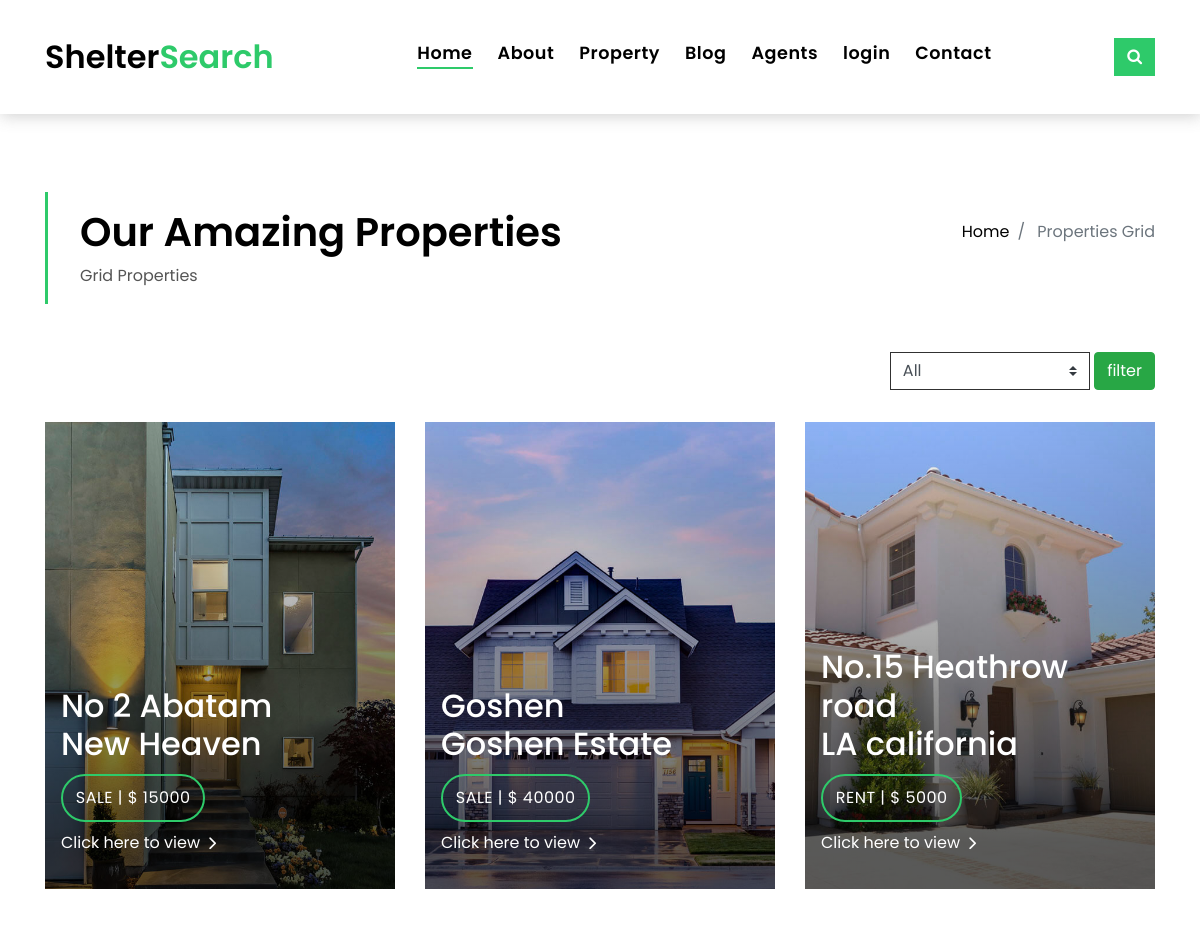
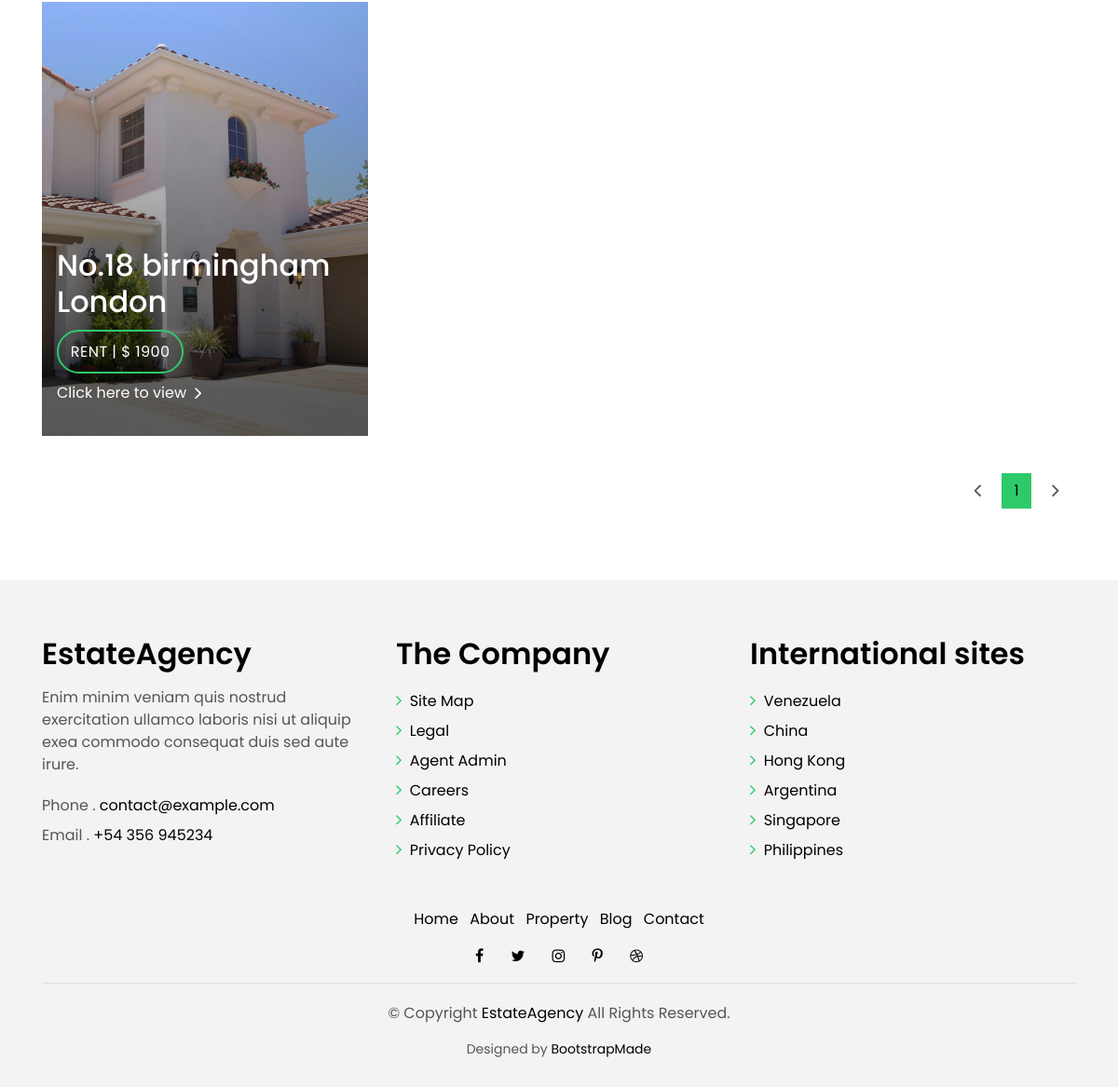
Page /properties/ on the committed database (2 pictures, top to bottom).
### properties/models.py (models this page shows, shortened)
class Property(models.Model):
    name = models.CharField(max_length=100)
    image = models.ImageField(blank=True, upload_to='property_images/')
    house_address = models.CharField(max_length=100)
    street = models.CharField(max_length=100)
    amount = models.IntegerField(blank=True)
    status = models.TextField(blank=True, null=True)
    beds = models.IntegerField(blank=True)
    baths = models.IntegerField(blank=True)
    garages = models.IntegerField(blank=True)
    area = models.CharField(blank=True, max_length=100)
    description = models.TextField(max_length=1000)
    agent = models.ForeignKey(Agents, on_delete=models.CASCADE)
    class Meta:
        ordering = ('name',)
        verbose_name_plural = 'properties'

### properties/views.py (the view)
# urls.py: path('', PropertyListView.as_view(), name='properties'),
class PropertyListView(ListView):
    model = Property
    template_name = 'properties/property-grid.html'
    paginate_by = 6
    def get_queryset(self):
        return super().get_queryset().all()

### properties/templates/properties/property-grid.html (shortened to what this page needs)
{% extends 'core/base.html' %}
{% block content %}
<section class="intro-single">
    <div class="container">
        <div class="row">
            <div class="col-md-12 col-lg-8">
                <div class="title-single-box">
                    <h1 class="title-single">Our Amazing Properties</h1>
                    <span class="color-text-a">Grid Properties</span>
                </div>
            </div>
            <div class="col-md-12 col-lg-4">
                <nav aria-label="breadcrumb" class="breadcrumb-box d-flex justify-content-lg-end">
                    <ol class="breadcrumb">
                        <li class="breadcrumb-item">
                            <a href="{% url 'home' %}">Home</a>
                        </li>
                        <li class="breadcrumb-item active" aria-current="page">
                            Properties Grid
                        </li>
                    </ol>
                </nav>
            </div>
        </div>
    </div>
</section>
<section class="property-grid grid">
    <div class="container">
        <div class="row">
            <div class="col-sm-12">
                <div class="grid-option">
                    <form method="get" id="property-filter-form" action="{% url 'search' %}?query={{ query }}">
                        <select class="custom-select" name="status">
                            <option name="query" value="">All</option>
                        </select>
                        <button class="btn btn-success" type="submit">filter</button>
                    </form>
                </div>
            </div>
            {% for property in object_list %}
            <div class="col-md-4">
                <div class="card-box-a card-shadow">
                    <div class="img-box-a">
                        <img src="{{ property.image.url }}" alt="" class="img-a img-fluid">
                    </div>
                    <div class="card-overlay">
                        <div class="card-overlay-a-content">
                            <div class="card-header-a">
                                <h2 class="card-title-a">
                                    <a href="#">{{ property.house_address }}
                                        <br/> {{ property.street }}</a>
                                </h2>
                            </div>
                            <div class="card-body-a">
                                <div class="price-box d-flex">
                                    <span class="price-a">{{ property.status }} | $ {{ property.amount }}</span>
                                </div>
                                <a href="{% url 'property-detail' property.id %}" class="link-a">Click here to view
                                    <span class="ion-ios-arrow-forward"></span>
                                </a>
                            </div>
                        </div>
                    </div>
                </div>
            </div>
            {% endfor %}
        </div>
        <div class="row">
            <div class="col-sm-12">
                <nav class="pagination-a">
                    <ul class="pagination justify-content-end">
                        <li class="page-item {% if not page_obj.has_previous %}disabled{% endif %}">
                            <a class="page-link"
                               href="{% if page_obj.has_previous %}?page={{ page_obj.previous_page_number }}{% endif %}"
                               tabindex="-1">
                                <span class="ion-ios-arrow-back"></span>
                            </a>
                        </li>
                        {% for page in page_obj.paginator.page_range %}
                        <li class="page-item {% if page_obj.number == page %}active{% endif %}">
                            <a class="page-link" href="?page={{ page }}">{{ page }}</a>
                        </li>
                        {% endfor %}
                        <li class="page-item {% if not page_obj.has_next %}disabled{% endif %} next">
                            <a class="page-link"
                               href="{% if page_obj.has_next %}?page={{ page_obj.next_page_number }}{% endif %}">
                                <span class="ion-ios-arrow-forward"></span>
                            </a>
                        </li>
                    </ul>
                </nav>
            </div>
        </div>
    </div>
</section>
{% endblock content %}

### core/static/css/style.css (style rules this page uses)
body { font-family: 'Poppins', sans-serif; color: #555555; }
h1, h2, h3, h4, h5, h6 { color: #000000; }
a { color: #000000; transition: all .5s ease; }
.link-a { color: #ffffff; text-decoration: none; }
.link-a span { font-size: 18px; vertical-align: middle; margin-left: 5px; }
.color-text-a { color: #555555; }
.pagination-a .pagination .page-link { margin: 0 .2rem; border-color: transparent; padding: .5rem .8rem; color: #000000; }
.pagination-a .pagination .page-link span { font-size: 1.2rem; }
.pagination-a .pagination .next .page-link { padding: .4rem .9rem; }
.pagination-a .pagination .page-item:last-child .page-link { border-top-right-radius: 0; border-bottom-right-radius: 0; }
.pagination-a .pagination .page-item:first-child .page-link { border-top-left-radius: 0; border-bottom-left-radius: 0; }
.pagination-a .pagination .page-item.disabled .page-link { padding: .4rem .9rem; color: #555555; }
.pagination-a .pagination .page-item.active .page-link { background-color: #2eca6a; }
.intro-single { padding: 12rem 0 3rem; }
.intro-single .title-single-box { padding: 1rem 0 1rem 2rem; }
.intro-single .title-single-box { border-left: 3px solid #2eca6a; }
.intro-single .title-single-box .title-single { font-weight: 600; font-size: 2.2rem; }
.intro-single .breadcrumb-box { padding: 1rem 0 0 .5rem; }
.intro-single .breadcrumb { background-color: transparent; padding-right: 0; padding-left: 0; }
.card-box-a, .card-box-b, .card-box-d { position: relative; overflow: hidden; -webkit-backface-visibility: hidden; backface-visibility: hidden; }
.card-box-a .img-a, .card-box-a .img-b, .card-box-b .img-a, .card-box-b .img-b { transition: .8s all ease-in-out; }
.card-overlay { position: absolute; width: 100%; height: 100%; top: 0; left: 0; }
.card-shadow { -webkit-backface-visibility: hidden; backface-visibility: hidden; }
.card-shadow:before { content: ' '; position: absolute; top: 0; left: 0; width: 100%; height: 100%; z-index: 1; background: linear-gradient(to bottom, rgba(0, 0, 0, 0) 0%, rgba(0, 0, 0, 0.2) 27%, rgba(0, 0, 0, 0.65) 90%); }
.card-overlay-a-content { transition: all .5s ease-in; position: absolute; width: 100%; bottom: 0px; z-index: 2; }
.card-header-a { padding: 0 1rem; }
.card-header-a .card-title-a { color: #ffffff; margin-bottom: 0; padding-bottom: .7rem; }
.card-header-a .card-title-a a { color: #ffffff; text-decoration: none; }
.card-body-a { z-index: 2; transition: all .5s ease-in; padding: 0rem 1rem 2rem 1rem; }
.card-body-a .price-box { padding-bottom: .5rem; }
.price-a { color: #ffffff; padding: .6rem .8rem; border: 2px solid #2eca6a; border-radius: 50px; text-transform: uppercase; letter-spacing: 0.030em; }
.property-grid .grid-option { text-align: right; margin-bottom: 2rem; }
.property-grid .grid-option .custom-select { border-radius: 0; width: 200px; border-color: #313131; }
.property-grid .grid-option .custom-select option { border-color: #313131; }
.btn { transition: .5s ease; }
@media (min-width: 768px) { .link-a { font-size: .9rem; } }
@media (min-width: 768px) { .link-a span { font-size: 1.5rem; } }
@media (min-width: 768px) { .intro-single .title-single-box .title-single { font-size: 2.1rem; } }
@media (min-width: 768px) { .grid .card-box-a, .grid .card-box-b, .grid .card-box-c, .grid .card-box-d { margin-bottom: 2.5rem; } }
@media (min-width: 768px) { .card-box-a .price-a, .card-box-b .price-a { font-size: .9rem; } }
@media (min-width: 768px) { .card-overlay-a-content { bottom: -20px; } }
@media (min-width: 768px) { .card-header-a .card-title-a { font-size: 1.3rem; } }
@media (min-width: 992px) { .link-a { font-size: 1rem; } }
@media (min-width: 992px) { .link-a span { font-size: 18px; } }
@media (min-width: 992px) { .intro-single .title-single-box .title-single { font-size: 2.5rem; } }
@media (min-width: 992px) { .card-box-a .price-a, .card-box-b .price-a { font-size: 1rem; } }
@media (min-width: 992px) { .card-overlay-a-content { bottom: 0px; } }
@media (min-width: 992px) { .card-header-a .card-title-a { font-size: 2rem; } }

### rows in the picture
Property: image (picture), house_address "No 2 Abatam", street "New Heaven", status "SALE", amount "15000"
Property: image (picture), house_address "Goshen", street "Goshen Estate", status "SALE", amount "40000"
Property: image (picture), house_address "No.15 Heathrow road", street "LA california", status "RENT", amount "5000"
Property: image (picture), house_address "No.18 birmingham", street "London", status "RENT", amount "1900"

### other values in the picture
{{ page }} "1"
